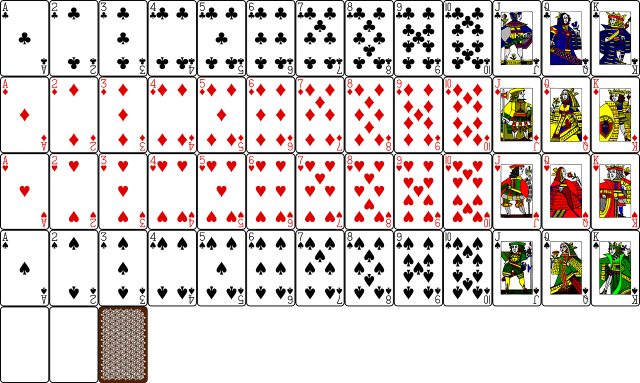
#> input picture helper_folder/all_cards.png, 1280 x 766 px (shown at 1/2 size)
$ python get_each_card.py
#> lines starting #> are read from the running program, lines starting #| are printed output that depends on the picture
from PIL import Image

# image_path: image's file path
# coordinates: (x1, y1, x2, y2), location coordinates to crop
# save_loc: saving location
# reshape_dim: reshapes the cropped image to a new dimension
def crop(image_path, coordinates, save_loc, reshape_dim = None):
    image = Image.open(image_path)
    cropped_image = image.crop(coordinates)
    if reshape_dim:
        cropped_image = cropped_image.resize(reshape_dim)
    cropped_image.save(save_loc)

if __name__ == '__main__':
    image_path = 'all_cards.png'
    # there are 13 cards in each row and 5 rows (last row contains 3 cards, only the third is useful)
    # image is from https://pixabay.com/en/card-deck-deck-cards-playing-cards-161536/
    image = Image.open(image_path)
#> image is the input picture: PIL image 1280x766 RGBA; mean R, G, B, A 217.5, 208, 205.3, 214.8
    image_width = image.size[0]
#> image_width = 1280
    image_height = image.size[1]
#> image_height = 766
    num_rows = 5
    num_cols = 13
    card_width = image_width/num_cols
#> card_width = 98.46
    card_height = image_height/num_rows
#> card_height = 153.2

    save_folder = '../images/'
    ext = '.jpg'
    row_to_suit = {0:'club', 1:'diamond', 2:'heart', 3:'spade'}

    # get each playing card face
    for y in range(num_rows - 1):
        for x in range(num_cols):
            crop_loc = (card_width * x, card_height * y, card_width * (x + 1), card_height * (y + 1))
#> crop_loc = (0, 0, 98.46, 153.2)
            # Ace is 1, and the number increments by 1 up to 13, which is the King's value
            card_name = str(row_to_suit[y]) + '_' + str(x + 1)
            crop(image_path, crop_loc, save_folder + card_name + ext)
#> in crop, `cropped_image = image.crop(coordinates)`:
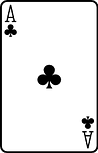
#> cropped_image: PIL image 98x153 RGBA; mean R, G, B, A 230, 230, 230, 254.3; transparent parts drawn white

    # get card back (3rd card on 5th row)
    card_back_loc = (card_width * 2, card_height * 4, card_width * 3, card_height * 5)
#> card_back_loc = (196.9, 612.8, 295.4, 766)
    crop(image_path, card_back_loc, save_folder + 'card_back' + ext)
